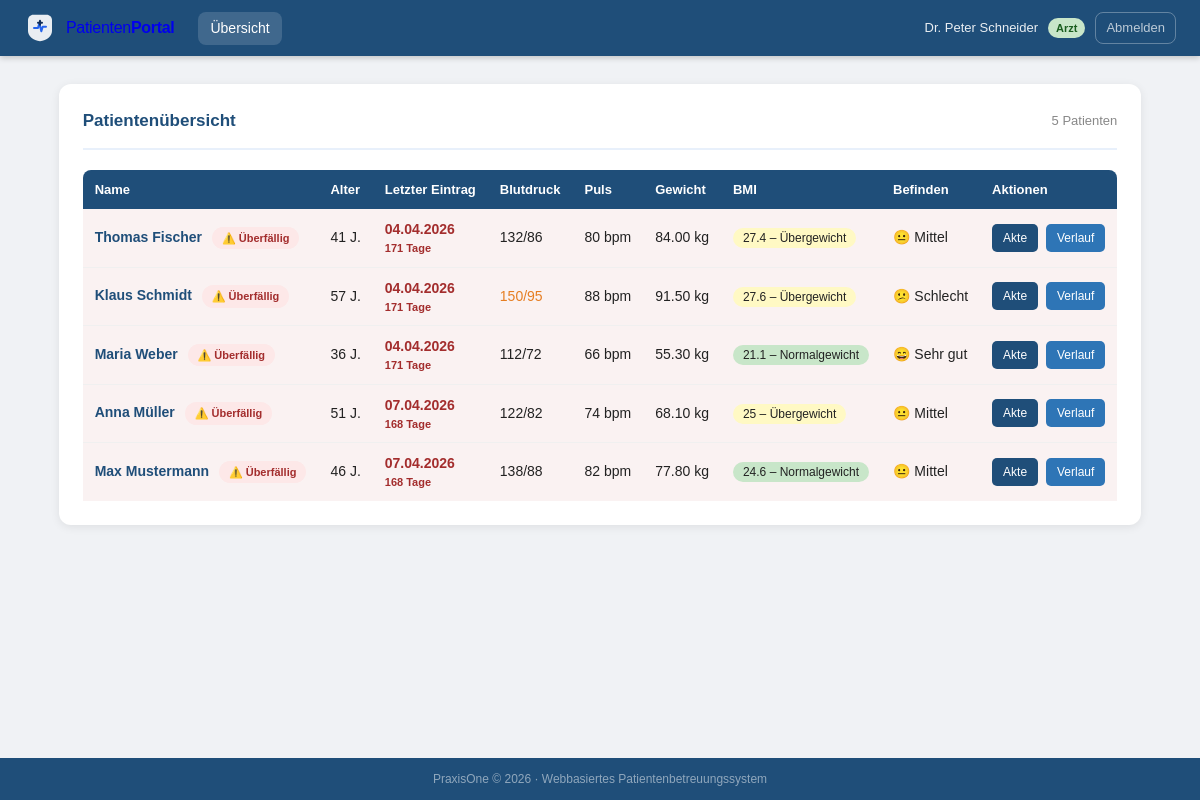
Page /dashboard_arzt.php (signed in) on the committed database.
### tables this page shows
CREATE TABLE `messungen` (
  `MID`      INT(11)      NOT NULL AUTO_INCREMENT,
  `PID`      INT(11)      DEFAULT NULL,
  `Datum`    DATETIME     DEFAULT CURRENT_TIMESTAMP,
  `Gewicht`  DECIMAL(5,2) DEFAULT NULL,
  `RR`       VARCHAR(10)  DEFAULT NULL,
  `P`        INT(11)      DEFAULT NULL,
  `Befinden` INT(11)      DEFAULT NULL,
  PRIMARY KEY (`MID`),
  KEY `PID` (`PID`),
  CONSTRAINT `messungen_ibfk_1` FOREIGN KEY (`PID`) REFERENCES `patienten` (`PID`)
    ON DELETE CASCADE ON UPDATE CASCADE
);

CREATE TABLE `patienten` (
  `PID`          INT(11)      NOT NULL AUTO_INCREMENT,
  `Name`         VARCHAR(100) DEFAULT NULL,
  `Vorname`      VARCHAR(100) DEFAULT NULL,
  `Geburtsdatum` DATE         DEFAULT NULL,
  `Strasse`      VARCHAR(100) DEFAULT NULL,
  `Hausnummer`   VARCHAR(10)  DEFAULT NULL,
  `PLZ`          VARCHAR(10)  DEFAULT NULL,
  `Ort`          VARCHAR(100) DEFAULT NULL,
  `Groesse`      DECIMAL(4,1) DEFAULT NULL,
  PRIMARY KEY (`PID`)
);

### Includes/auth.php (called while the page is built, shortened)
<?php
function aktueller_user(): array {
    return [
        'id'    => $_SESSION['user_id'],
        'name'  => $_SESSION['realname'] ?? $_SESSION['username'],
        'rolle' => $_SESSION['rolle'],
    ];
}

### Includes/functions.php (called while the page is built, shortened)
<?php
function bmi_berechnen(?float $gewicht, ?float $groesse_cm): ?float {
    $g = $groesse_cm / 100;
    return round($gewicht / ($g * $g), 1);
}
function bmi_klasse(?float $bmi): string {
    if ($bmi <= 24.9) return 'normal';
    if ($bmi <= 29.9) return 'uebergewicht';
    return 'adipositas';
}
function bmi_label(?float $bmi): string {
    return match(bmi_klasse($bmi)) {
        'untergewicht' => 'Untergewicht',
        'normal'       => 'Normalgewicht',
        'uebergewicht' => 'Übergewicht',
        'adipositas'   => 'Adipositas',
        default        => '–'
    };
}
function bmi_farbe(?float $bmi): string {
    return match(bmi_klasse($bmi)) {
        'untergewicht' => '#b3d4f5',
        'normal'       => '#c8e6c9',
        'uebergewicht' => '#fff9c4',
        'adipositas'   => '#ffcdd2',
        default        => '#e0e0e0'
    };
}
function rr_status(?string $rr): string {
    [$sys, $dia] = explode('/', $rr);
    if ((int)$sys >= 140 || (int)$dia >= 90)  return 'erhoeht';
    return 'normal';
}
function befinden_text(int $wert): string {
    return match($wert) {
        1 => '😞 Sehr schlecht', 2 => '😕 Schlecht', 3 => '😐 Mittel',
        4 => '🙂 Gut',           5 => '😄 Sehr gut', default => '–'
    };
}
function datum_formatieren(?string $datum, bool $uhrzeit = false): string {
    return date($uhrzeit ? 'd.m.Y H:i' : 'd.m.Y', strtotime($datum));
}
function alter_berechnen(?string $geburtsdatum): ?int {
    return (new DateTime())->diff(new DateTime($geburtsdatum))->y;
}

### dashboard_arzt.php (the view, shortened to what this page needs)
<?php
require_once "Includes/auth.php";
require_once "Includes/functions.php";
require_once "Config/db.php";
$user = aktueller_user();
$sql = "SELECT p.PID, p.Vorname, p.Name, p.Geburtsdatum, p.Groesse,
               m.Datum, m.RR, m.P, m.Gewicht, m.Befinden,
               DATEDIFF(NOW(), m.Datum) AS tage_seit_eintrag
        FROM patienten p
        LEFT JOIN messungen m ON m.MID = (
            SELECT MID FROM messungen WHERE PID = p.PID ORDER BY Datum DESC LIMIT 1
        )
        ORDER BY
            CASE WHEN m.Datum IS NULL OR DATEDIFF(NOW(), m.Datum) > 7 THEN 0 ELSE 1 END ASC,
            DATEDIFF(NOW(), m.Datum) DESC,
            p.Name ASC";
$patienten = $pdo->query($sql)->fetchAll();
$aktive_seite = "dashboard";
require_once "Includes/header.php";
?>
<div class="card">
    <div class="card-header">
        <h2>Patientenübersicht</h2>
        <span style="font-size:13px; color:var(--text-hell)"><?= count($patienten) ?> Patienten</span>
    </div>
    <div class="table-wrapper">
    <table>
        <thead>
            <tr>
                <th>Name</th><th>Alter</th><th>Letzter Eintrag</th>
                <th>Blutdruck</th><th>Puls</th><th>Gewicht</th>
                <th>BMI</th><th>Befinden</th><th>Aktionen</th>
            </tr>
        </thead>
        <tbody>
        <?php foreach ($patienten as $p):
            $alter    = alter_berechnen($p['Geburtsdatum']);
            $bmi      = bmi_berechnen($p['Gewicht'], $p['Groesse']);
            $rr_warn  = rr_status($p['RR']);
            $ueberfaellig = ($p['Datum'] === null || (int)$p['tage_seit_eintrag'] > 7);
        ?>
        <tr style="<?= $ueberfaellig ? 'background:rgba(163,45,45,0.06)' : '' ?>">
            <td>
                <a href="patient_detail.php?id=<?= $p['PID'] ?>" style="color:var(--blau-dunkel);font-weight:600;text-decoration:none;">
                    <?= htmlspecialchars($p['Vorname'] . ' ' . $p['Name']) ?>
                </a>
                <?php if ($ueberfaellig): ?>
                    <span class="badge badge-ueberfaellig" style="margin-left:6px;font-size:11px">⚠️ Überfällig</span>
                <?php endif; ?>
            </td>
            <td><?= $alter ? $alter . ' J.' : '–' ?></td>
            <td style="<?= $ueberfaellig ? 'color:var(--rot);font-weight:600' : '' ?>">
                <?= datum_formatieren($p['Datum']) ?>
                <?php if ($p['Datum'] && $ueberfaellig): ?>
                    <small style="display:block;font-size:11px;color:var(--rot)"><?= (int)$p['tage_seit_eintrag'] ?> Tage</small>
                <?php endif; ?>
            </td>
            <td class="<?= $rr_warn === 'kritisch' ? 'warn-kritisch' : ($rr_warn === 'erhoeht' ? 'warn-erhoeht' : '') ?>">
                <?= htmlspecialchars($p['RR'] ?? '–') ?>
            </td>
            <td><?= $p['P'] ? $p['P'] . ' bpm' : '–' ?></td>
            <td><?= $p['Gewicht'] ? $p['Gewicht'] . ' kg' : '–' ?></td>
            <td>
                <span class="bmi-pill" style="background:<?= bmi_farbe($bmi) ?>">
                    <?= $bmi ? $bmi . ' – ' . bmi_label($bmi) : ($p['Gewicht'] && !$p['Groesse'] ? '? Größe fehlt' : '–') ?>
                </span>
            </td>
            <td><?= $p['Befinden'] ? befinden_text((int)$p['Befinden']) : '–' ?></td>
            <td style="white-space:nowrap">
                <a class="btn btn-sm" href="patient_detail.php?id=<?= $p['PID'] ?>">Akte</a>
                <a class="btn btn-sm btn-secondary" href="verlauf.php?id=<?= $p['PID'] ?>" style="margin-left:4px">Verlauf</a>
            </td>
        </tr>
        <?php endforeach; ?>
        </tbody>
    </table>
    </div>
</div>
<?php require_once "Includes/footer.php"; ?>

### Includes/header.php (shortened to what this page needs)
<?php
require_once __DIR__ . "/../Includes/auth.php";
$__user  = isset($user) ? $user : (isset($_SESSION['user_id']) ? aktueller_user() : null);
$__rolle = $_SESSION['rolle'] ?? '';
?>
<!DOCTYPE html>
<html lang="de">
<head>
    <link rel="stylesheet" href="Assets/css/style.css">
</head>
<body>
<nav class="navbar">
    <a href="<?= $__rolle === 'Pat' ? 'dashboard_patient.php' : ($__rolle === 'Arzt' ? 'dashboard_arzt.php' : 'dashboard_fachkraft.php') ?>" class="navbar-brand" style="text-decoration:none;display:flex;align-items:center;gap:10px;">
        <span style="font-weight:400;letter-spacing:-0.3px;">Patienten<strong style="font-weight:800;">Portal</strong></span>
    </a>
    <div class="navbar-links">
        <?php if ($__rolle === 'Arzt'): ?>
            <a href="dashboard_arzt.php"    class="<?= ($aktive_seite ?? '') === 'dashboard'  ? 'aktiv' : '' ?>">Übersicht</a>
        <?php elseif ($__rolle === 'Ass'): ?>
            <a href="dashboard_fachkraft.php" class="<?= ($aktive_seite ?? '') === 'dashboard' ? 'aktiv' : '' ?>">Übersicht</a>
            <a href="xml_import.php"          class="<?= ($aktive_seite ?? '') === 'import'    ? 'aktiv' : '' ?>">XML-Import</a>
        <?php endif; ?>
    </div>
    <div class="navbar-user">
        <?php if ($__user): ?>
            <span class="navbar-name">
                <?= $__rolle === 'Arzt' ? 'Dr. ' : '' ?><?= htmlspecialchars($__user['name']) ?>
            </span>
            <span class="navbar-rolle navbar-rolle-<?= strtolower($__rolle) ?>">
                <?= match($__rolle) { 'Arzt' => 'Arzt', 'Ass' => 'Fachkraft', 'Pat' => 'Patient', default => '' } ?>
            </span>
            <a href="logout.php" class="navbar-logout">Abmelden</a>
        <?php endif; ?>
    </div>
</nav>
<div class="container">

### Includes/footer.php
</div>
<footer class="footer">
    <span>PraxisOne &copy; <?= date('Y') ?> &middot; Webbasiertes Patientenbetreuungssystem</span>
</footer>
</body>
</html>

### Assets/css/style.css (style rules this page uses)
*, *::before, *::after { box-sizing: border-box; margin: 0; padding: 0; }
:root { --blau-dunkel: #1F4E79; --blau-mittel: #2E75B6; --blau-hell: #5b9bd5; --blau-bg: #e8f0fb; --grau-bg: #f0f2f5; --grau-rand: #e0e0e0; --text-dunkel: #222; --text-mittel: #555; --text-hell: #888; --rot: #a32d2d; --rot-bg: #fde8e8; --gruen: #2d6a3f; --gruen-bg: #e6f4ea; --gelb-bg: #fff3cd; --gelb-text: #856404; --radius: 8px; --radius-lg: 12px; --shadow: 0 2px 10px rgba(0,0,0,0.08); }
body { font-family: Arial, Helvetica, sans-serif; background: var(--grau-bg); color: var(--text-dunkel); font-size: 14px; line-height: 1.5; min-height: 100vh; display: flex; flex-direction: column; }
.navbar { background: var(--blau-dunkel); color: white; padding: 0 24px; display: flex; align-items: center; gap: 24px; height: 56px; flex-shrink: 0; position: sticky; top: 0; z-index: 100; box-shadow: 0 2px 6px rgba(0,0,0,0.2); }
.navbar-brand { display: flex; align-items: center; gap: 10px; font-weight: 700; font-size: 16px; letter-spacing: 1px; white-space: nowrap; }
.navbar-links { display: flex; gap: 4px; flex: 1; }
.navbar-links a { color: rgba(255,255,255,0.75); text-decoration: none; padding: 6px 12px; border-radius: var(--radius); font-size: 14px; transition: background 0.15s, color 0.15s; }
.navbar-links a:hover, .navbar-links a.aktiv { background: rgba(255,255,255,0.15); color: white; }
.navbar-user { display: flex; align-items: center; gap: 10px; white-space: nowrap; }
.navbar-name { font-size: 13px; color: rgba(255,255,255,0.9); }
.navbar-rolle { font-size: 11px; padding: 2px 8px; border-radius: 10px; font-weight: 600; }
.navbar-rolle-arzt { background: #c8e6c9; color: #1b5e20; }
.navbar-logout { color: rgba(255,255,255,0.7); text-decoration: none; font-size: 13px; padding: 5px 10px; border: 1px solid rgba(255,255,255,0.3); border-radius: var(--radius); transition: all 0.15s; }
.container { max-width: 1200px; margin: 0 auto; padding: 28px 20px; flex: 1; }
.card { background: white; border-radius: var(--radius-lg); padding: 24px; box-shadow: var(--shadow); margin-bottom: 24px; }
.card-header { display: flex; align-items: center; justify-content: space-between; margin-bottom: 20px; padding-bottom: 14px; border-bottom: 2px solid var(--blau-bg); }
.card-header h2, .card-header h3 { margin: 0; color: var(--blau-dunkel); font-size: 17px; }
h2 { color: var(--blau-dunkel); font-size: 18px; margin-bottom: 16px; }
.table-wrapper { overflow-x: auto; }
table { width: 100%; border-collapse: collapse; font-size: 14px; }
thead th { background: var(--blau-dunkel); color: white; padding: 10px 12px; text-align: left; font-size: 13px; font-weight: 600; }
thead th:first-child { border-radius: var(--radius) 0 0 0; }
thead th:last-child { border-radius: 0 var(--radius) 0 0; }
tbody td { padding: 10px 12px; border-bottom: 1px solid #f0f0f0; vertical-align: middle; }
tbody tr:last-child td { border-bottom: none; }
.btn { display: inline-flex; align-items: center; gap: 6px; padding: 9px 20px; background: var(--blau-dunkel); color: white; border: none; border-radius: var(--radius); font-size: 14px; font-family: inherit; cursor: pointer; text-decoration: none; transition: background 0.15s; white-space: nowrap; }
.btn-sm { padding: 5px 11px; font-size: 12px; border-radius: 5px; }
.btn-secondary { background: var(--blau-mittel); }
.badge { display: inline-block; padding: 3px 10px; border-radius: 12px; font-size: 12px; font-weight: 600; }
.badge-ueberfaellig { background: var(--rot-bg); color: var(--rot); }
.bmi-pill { padding: 3px 10px; border-radius: 12px; font-size: 12px; }
.warn-erhoeht { color: #e67e22; }
.footer { background: var(--blau-dunkel); color: rgba(255,255,255,0.5); text-align: center; padding: 12px; font-size: 12px; flex-shrink: 0; }

### rows in the picture
messungen: PID.Name "Thomas Fischer", shows "⚠️ Überfällig", PID.Geburtsdatum "41", Datum "04.04.2026", tage_seit_eintrag "171", RR "132/86", P "80", Gewicht "84.00", bmi "27.4", bmi "Übergewicht", Befinden "😐 Mittel"
messungen: PID.Name "Klaus Schmidt", shows "⚠️ Überfällig", PID.Geburtsdatum "57", Datum "04.04.2026", tage_seit_eintrag "171", RR "150/95", P "88", Gewicht "91.50", bmi "27.6", bmi "Übergewicht", Befinden "😕 Schlecht"
messungen: PID.Name "Maria Weber", shows "⚠️ Überfällig", PID.Geburtsdatum "36", Datum "04.04.2026", tage_seit_eintrag "171", RR "112/72", P "66", Gewicht "55.30", bmi "21.1", bmi "Normalgewicht", Befinden "😄 Sehr gut"
messungen: PID.Name "Anna Müller", shows "⚠️ Überfällig", PID.Geburtsdatum "51", Datum "07.04.2026", tage_seit_eintrag "168", RR "122/82", P "74", Gewicht "68.10", bmi "25", bmi "Übergewicht", Befinden "😐 Mittel"
messungen: PID.Name "Max Mustermann", shows "⚠️ Überfällig", PID.Geburtsdatum "46", Datum "07.04.2026", tage_seit_eintrag "168", RR "138/88", P "82", Gewicht "77.80", bmi "24.6", bmi "Normalgewicht", Befinden "😐 Mittel"

### other values in the picture
$__user['name'] "Peter Schneider"
count($patienten) "5"
